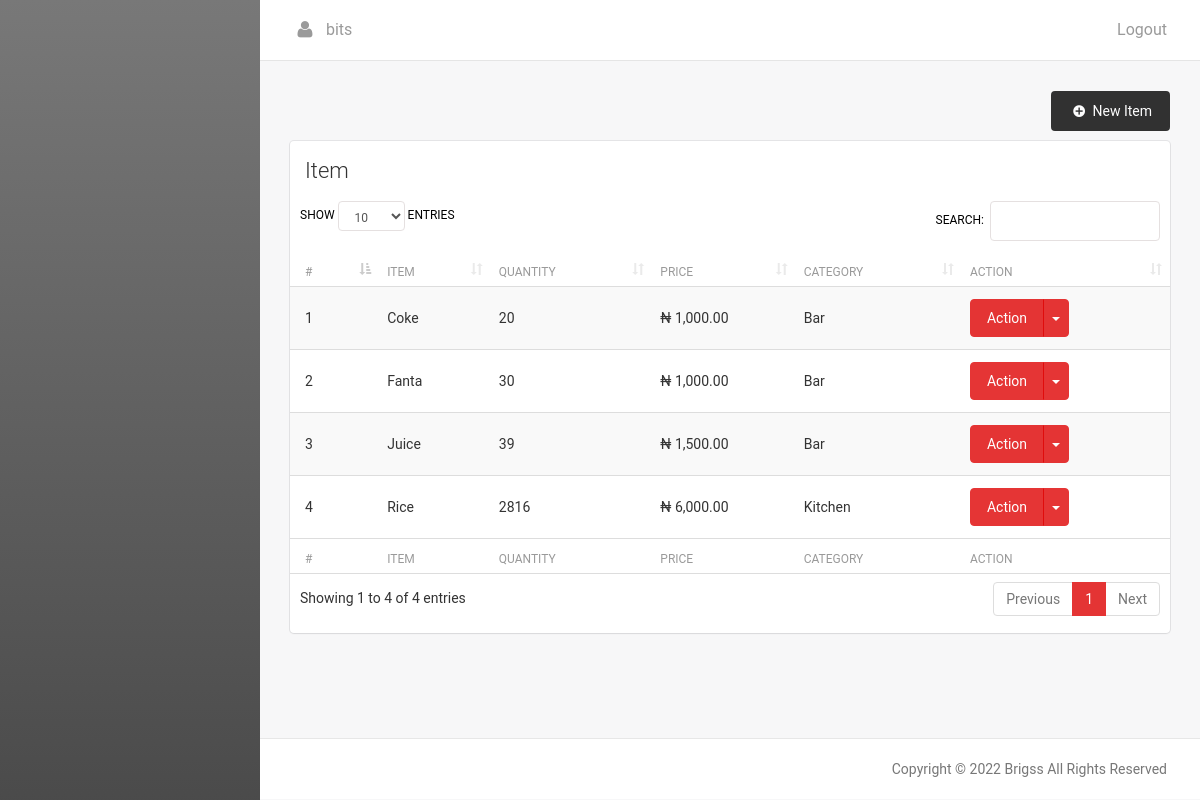
/item.php (signed in), run on the app's committed database.
### tables this page shows
CREATE TABLE IF NOT EXISTS `item` (
  `item_id` int(11) NOT NULL AUTO_INCREMENT,
  `item` varchar(200) NOT NULL,
  `item_type_id` int(11) NOT NULL,
  `price` longtext NOT NULL,
  `quantity` int(11) NOT NULL,
  `date_added` timestamp NOT NULL DEFAULT CURRENT_TIMESTAMP,
  PRIMARY KEY (`item_id`),
  UNIQUE KEY `item` (`item`)
);

CREATE TABLE IF NOT EXISTS `item_type` (
  `item_type_id` int(11) NOT NULL AUTO_INCREMENT,
  `item_type` varchar(200) NOT NULL,
  PRIMARY KEY (`item_type_id`),
  UNIQUE KEY `item_type` (`item_type`)
);

CREATE TABLE IF NOT EXISTS `sett` (
  `sett_id` int(11) NOT NULL AUTO_INCREMENT,
  `system_title` longtext NOT NULL,
  `logo` longtext NOT NULL,
  PRIMARY KEY (`sett_id`)
);

### includes/db.php (called while the page is built, shortened)
<?php
	class Database {
    private $db;
    private static $instance;
    private function __construct() {
		$servername = "localhost";
		$username = "root";
		$password = "Ajibola1234566";
		try {
			$this->db = new PDO("mysql:host=$servername;dbname=rest", $username, $password);
			$this->db->setAttribute(PDO::ATTR_ERRMODE, PDO::ERRMODE_EXCEPTION);
			}
		catch(PDOException $e)
			{
			echo "Connection failed: " . $e->getMessage();
			}
    }
    public static function getInstance() {
        if (!self::$instance instanceof self) {
            self::$instance = new self;
        }
        return self::$instance;
    }
	public function get_name_from_id($tab,$col,$whe,$id){
		try{
			$que= $this->db->prepare("SELECT $tab FROM $col where $whe =?");
			$que->execute([$id]);
			$SingleVar = $que->fetchColumn();
			return $SingleVar;
		} catch(PDOException $e){
			echo 'Error: ' . $e->getMessage();
		}
	}
	public function select_from_ord($field,$id,$ord){
		try {
			$stmt = $this->db->prepare("SELECT * FROM $field ORDER BY $id $ord");
			$stmt->execute();
			$arr = $stmt->fetchAll();
			return $arr;
		} catch (PDOException $e) {
			echo 'Error: ' . $e->getMessage();
		}
	}
}

### perm.php (called while the page is built, shortened)
<?php
$system_title = database::getInstance()->get_name_from_id('system_title','sett','sett_id',1);
?>

### item.php (the view, shortened to what this page needs)
<?php
include('includes/db.php');
include('perm.php');
?>
<!doctype html>
<html lang="en">
<head>
   <?php include 'includes/includes_top.php';?>
 </head>
<body>
<div class="wrapper">
    <?php include 'navigation.php';?>
    <div class="main-panel">
      <?php include 'includes/main_header.php';?>
        <div class="content">
            <div class="container-fluid">
			<div style="padding-bottom:45px;">
			<a href="new_item" style="margin-bottom:10px;" class="btn btn-primary pull-right btn-flat btblack">
					<i class="entypo-plus-circled"></i> New Item
			</a>
			</div>
                <div class="row">
					 <div class="col-md-12">
                        <div class="card">
                            <div class="header">
                                <h4 class="title">Item</h4>
                            </div>
                            <div class="content table-responsive table-full-width">
                                <table id="example1"class="table table-hover table-striped">
                                    <thead>
										<th>#</th>
                                    	<th>Item</th>
                                        <th>Quantity</th>
                                    	<th>Price</th>
                                    	<th>Category</th>
                                    	<th>Action</th>
                                    </thead>
                                    <tbody>
									  <?php
											$count = 1;
											$notarray = database::getInstance()->select_from_ord('item','item','ASC');
											foreach($notarray as $row):
											$full = $row['item'];
											$category = database::getInstance()->get_name_from_id('item_type','item_type','item_type_id',$row['item_type_id']);
										?>
                                        <tr>
                                        	<td><?php echo $count++;?></td>
                                        	<td><?php echo $full; ?></td>
                                        	<td><?php echo $row['quantity']; ?></td>
                                        	<td>₦ <?php echo number_format($row['price'], 2); ?></td>
                                        	<td><?php echo $category; ?></td>
                                        	<td>
												<div class="btn-group">
													<button type="button" class="btn btn-info">Action</button>
													<button type="button" class="btn btn-info dropdown-toggle" data-toggle="dropdown">
													<span class="caret"></span>
													</button>
												</div>
											</td>
                                        </tr>
										<?php endforeach;?>
                                    </tbody>
                                 <thead>
                                      <th>#</th>
                                    	<th>Item</th>
                                        <th>Quantity</th>
                                    	<th>Price</th>
                                    	<th>Category</th>
                                    	<th>Action</th>
                                    </thead>
								</table>
                            </div>
                        </div>
                    </div>
                 </div>
            </div>
        </div>
	<?php include 'includes/footer.php';?>
</body>
</html>

### includes/footer.php
<footer class="footer">
            <div class="container-fluid">
                <p class="copyright pull-right">
                   Copyright &copy; <?php echo date('Y'); ?> <?php echo $system_title; ?> All Rights Reserved
                </p>
            </div>
        </footer>
   </body>
</html>

### assets/css/style.css (style rules this page uses)
.btn-info { background:#df0303; border:1px solid #df0303; color:#fff; }
.btn-info .caret { border-top-color:#fff; }

### assets/css/entypo.css (style rules this page uses)
[class^="entypo-"]:before, [class*=" entypo-"]:before { font-family: "entypo"; font-style: normal; font-weight: normal; speak: none; display: inline-block; text-decoration: inherit; width: 1em; margin-right: .2em; text-align: center; font-variant: normal; text-transform: none; line-height: 1em; margin-left: .2em; }
.entypo-plus-circled:before { content: '\e817'; }

### data on the page
item: item "Coke", quantity "20", price "1,000.00", item_type.item_type "Bar"
item: item "Fanta", quantity "30", price "1,000.00", item_type.item_type "Bar"
item: item "Juice", quantity "39", price "1,500.00", item_type.item_type "Bar"
item: item "Rice", quantity "2816", price "6,000.00", item_type.item_type "Kitchen"
sett: system_title "Brigss"

### other printed values
$display_name "bits"
